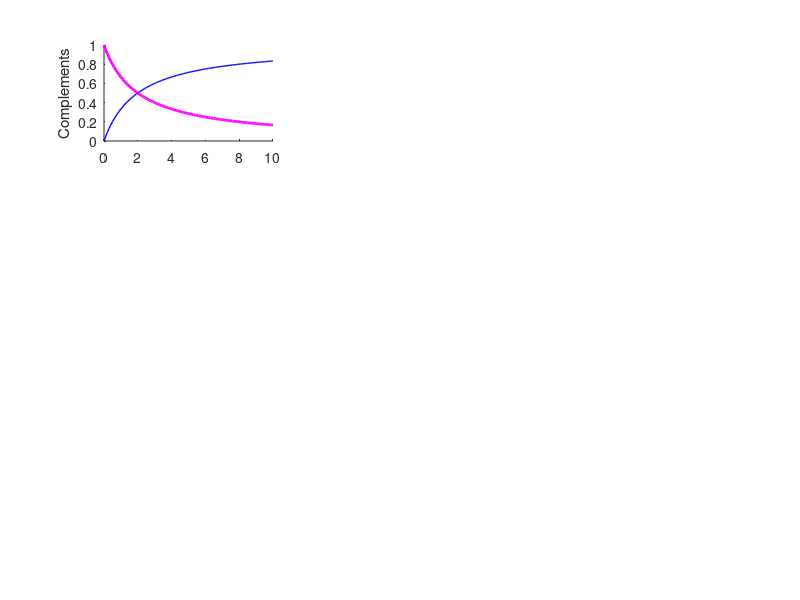

MATLAB code to generate this figure: (Note: this script raises an error after producing the figure.)
%% Clear the window and data, Put a valor to variables 

clc, clear
close all;
x=0:0.1:10;
A=x./(x+2);
B=2.^(-x);
C=1./(1+10*(x-2).^2);

%% Assign Operations  

%Complements
Complement_A=1-A;
Complement_B=1-B;
Complement_C=1-C;
    %Unions
    AuB=max(A,B);
    AuC=max(A,C);
    BuC=max(B,C);
        %Intersections
        AnB=min(A,B);
        AnC=min(A,C);
        BnC=min(B,C);
            %Morgan Laws
            a=1-(min(A,Complement_C));
            b=1-(min(C,Complement_B));
            c=1-AuC;

%% Plot the images in the same figure
Fig = figure('Name', 'Fuzzy Sets - Basic Operations  - JEVG');
set(Fig, 'Position', [0 0 4000 2000])
%Complement of A
subplot(4,3,1)
hold on
plot(x,A,'color','blue','linewidth',1)
plot(x,Complement_A,'color','magenta','linewidth',2)
ylabel('Complements')
title('Complement of A','($A/\bar{A}$)','interpreter','latex',FontWeight='bold',FontSize=13,FontWeight='bold',FontSize=13,FontWeight='bold',FontSize=13)
grid on, hold off
legend({'A','Ac'},'Location','east','Orientation','vertical')
%Complement of B
subplot(4,3,2)
hold on
plot(x,B,'color','red','linewidth',1)
plot(x,Complement_B,'color','magenta','linewidth',2)
title('Complement of B','($B/\bar{B}$)','interpreter','latex',FontWeight='bold',FontSize=13,FontWeight='bold',FontSize=13,FontWeight='bold',FontSize=13)
grid on, hold off
legend({'B','Bc'},'Location','east','Orientation','vertical')
%Complement of C
subplot(4,3,3)
hold on
plot(x,C,'color','green','linewidth',1)
plot(x,Complement_C,'color','magenta','linewidth',2)
title('Complement of C','($C/\bar{C}$)','interpreter','latex',FontWeight='bold',FontSize=13,FontWeight='bold',FontSize=13,FontWeight='bold',FontSize=13)
grid on, hold off
legend({'C','Cc'},'Location','east','Orientation','vertical')

    %A union B
    subplot(4,3,4)
    hold on
    plot(x,A,'color','blue','linewidth',1)
    plot(x,B,'color','red','linewidth',1)
    plot(x,AuB,'-.','color','magenta','linewidth',2)
    ylabel('Unions')
    title('A union B','($A\vee B$)','interpreter','latex',FontWeight='bold',FontSize=13,FontWeight='bold',FontSize=13)
    grid on, hold off
    legend({'A','B','AuB'},'Location','east','Orientation','vertical')
    %A union C
    subplot(4,3,5)
    hold on
    plot(x,A,'color','blue','linewidth',1)
    plot(x,C,'color','green','linewidth',1)
    plot(x,AuC,'-.','color','magenta','linewidth',2)
    title('A union C','($A\vee C$)','interpreter','latex',FontWeight='bold',FontSize=13,FontWeight='bold',FontSize=13)
    hold off
    legend({'A','C','AuC'},'Location','east','Orientation','vertical')
    %B union C
    subplot(4,3,6)
    grid on, hold on
    plot(x,B,'color','red','linewidth',1)
    plot(x,C,'color','green','linewidth',1)
    plot(x,BuC,'-.','color','magenta','linewidth',2)
    title('B union C','($B\vee C$)','interpreter','latex',FontWeight='bold',FontSize=13,FontWeight='bold',FontSize=13)
    grid on, hold off
    legend({'B','C','BuC'},'Location','east','Orientation','vertical')

%A intersection B
subplot(4,3,7)
hold on
plot(x,A,'color','blue','linewidth',1)
plot(x,B,'color','red','linewidth',1)
plot(x,AnB,'-.','color','magenta','linewidth',2)
ylabel('Intersections')
title('A Intersection B','($A\wedge B$)','interpreter','latex',FontWeight='bold',FontSize=13,FontWeight='bold',FontSize=13)
grid on, hold off
legend({'A','B','AnB'},'Location','east','Orientation','vertical')
%A intersection C
subplot(4,3,8)
hold on
plot(x,A,'color','blue','linewidth',1)
plot(x,C,'color','green','linewidth',1)
plot(x,AnC,'-.','color','magenta','linewidth',2)
title('A intersection C','($A\wedge C$)','interpreter','latex',FontWeight='bold',FontSize=13,FontWeight='bold',FontSize=13)
grid on, hold off
legend({'A','C','AnC'},'Location','east','Orientation','vertical')
%B intersection C
subplot(4,3,9)
hold on
plot(x,B,'color','red','linewidth',1)
plot(x,C,'color','green','linewidth',1)
plot(x,BnC,'-.','color','magenta','linewidth',2)
title('B intersection C','($B\wedge C$)','interpreter','latex',FontWeight='bold',FontSize=13,FontWeight='bold',FontSize=13)
grid on, hold off
legend({'B','C','BnC'},'Location','east','Orientation','vertical')


    %Morgan Law a.
    subplot(4,3,10)
    hold on
    plot(x,A,'color','blue','linewidth',1)
    plot(x,C,'color','green','linewidth',1)
    plot(x,a,'-.','color','magenta','linewidth',2)
    xlabel('x')
    ylabel('Fuzzy Sets: Morgan Laws ')
    title('Morgan Law a.','($\overline{A\wedge\overline{C}}$)','interpreter','latex',FontWeight='bold',FontSize=13,FontWeight='bold',FontSize=13)
    grid on, hold off
    legend({'A','C','Morgan a.'},'Location','east','Orientation','vertical')
    %Morgan Law b.
    subplot(4,3,11)
    hold on
    plot(x,B,'color','red','linewidth',1)
    plot(x,C,'color','green','linewidth',1)
    plot(x,b,'-.','color','magenta','linewidth',2)
    xlabel('x')
    title('Morgan Law b.','($\overline{\overline{B}\wedge C}$)','interpreter','latex',FontWeight='bold',FontSize=13,FontWeight='bold',FontSize=13)
    grid on, hold off
    legend({'B','C','Morgan b.'},'Location','east','Orientation','vertical')
    %Morgan Law c.
    subplot(4,3,12)
    hold on
    plot(x,A,'color','blue','linewidth',1)
    plot(x,C,'color','green','linewidth',1)
    plot(x,c,'-.','color','magenta','linewidth',2)
    xlabel('x')
    title('Morgan Law c.','($\overline{A\vee C}$)','interpreter','latex',FontWeight='bold',FontSize=13,FontWeight='bold',FontSize=13)
    grid on, hold off 
    legend({'A','C','Morgan c.'},'Location','east','Orientation','vertical')

